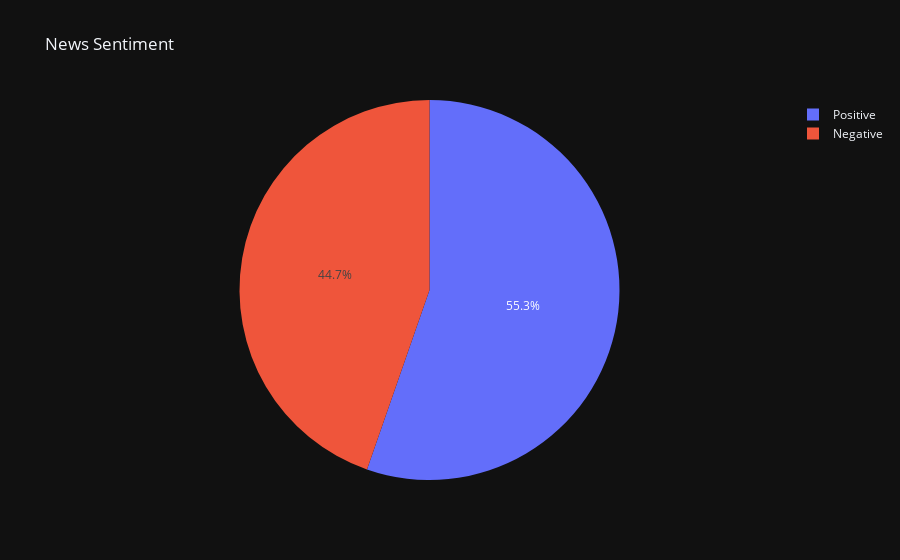
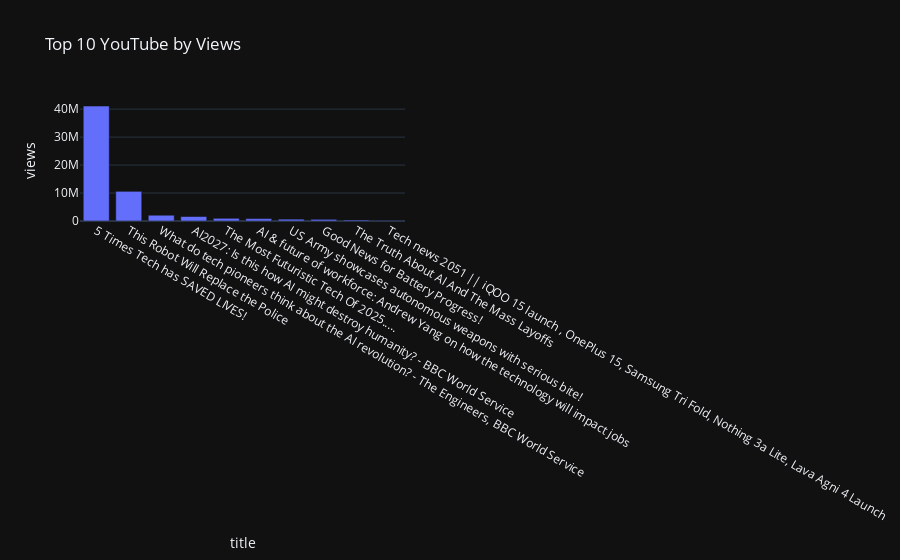

The cell these charts' notebook holds for them, in order:
### Code cell
# News sentiment counts
if "sentiment_label" in news.columns:
    print(news["sentiment_label"].value_counts())
    px.pie(news, names="sentiment_label", title="News Sentiment").show()

# Top YouTube by views
if "views" in yt.columns:
    yt["views"] = pd.to_numeric(yt["views"], errors="coerce").fillna(0)
    top = yt.sort_values("views", ascending=False).head(10)
    px.bar(top, x="title", y="views", title="Top 10 YouTube by Views").show()

### Figure 1 — Plotly figure (JSON) as saved in the notebook; plotly's stock layout.template omitted (floating-point values rounded to 4 significant figures; data arrays with more than 128 entries replaced by an {"elided": "..."} marker saying what was removed)
{"data": [{"domain": {"x": [0.0, 1.0], "y": [0.0, 1.0]}, "hovertemplate": "sentiment_label=%{label}<extra></extra>", "labels": {"elided": "15975 str values"}, "legendgroup": "", "name": "", "showlegend": true, "type": "pie"}], "layout": {"legend": {"tracegroupgap": 0}, "title": {"text": "News Sentiment"}}}

### Figure 2 — Plotly figure (JSON) as saved in the notebook; plotly's stock layout.template omitted (floating-point values rounded to 4 significant figures)
{"data": [{"hovertemplate": "title=%{x}<br>views=%{y}<extra></extra>", "legendgroup": "", "marker": {"color": "#636efa", "pattern": {"shape": ""}}, "name": "", "orientation": "v", "showlegend": false, "textposition": "auto", "x": ["5 Times Tech has SAVED LIVES!", "This Robot Will Replace the Police", "What do tech pioneers think about the AI revolution? - The Engineers, BBC World Service", "AI2027: Is this how AI might destroy humanity? - BBC World Service", "The Most Futuristic Tech Of 2025.....", "AI &amp; future of workforce: Andrew Yang on how the technology will impact jobs", "US Army showcases autonomous weapons with serious bite!", "Good News for Battery Progress!", "The Truth About AI And The Mass Layoffs", "Tech news 2051 || iQOO 15 launch , OnePlus 15, Samsung Tri Fold, Nothing 3a Lite, Lava Agni 4 Launch"], "xaxis": "x", "y": [41098221, 10609263, 2061287, 1597758, 962412, 856476, 654632, 593192, 364343, 214565], "yaxis": "y", "type": "bar"}], "layout": {"xaxis": {"anchor": "y", "domain": [0.0, 1.0], "title": {"text": "title"}}, "yaxis": {"anchor": "x", "domain": [0.0, 1.0], "title": {"text": "views"}}, "legend": {"tracegroupgap": 0}, "title": {"text": "Top 10 YouTube by Views"}, "barmode": "relative"}}
